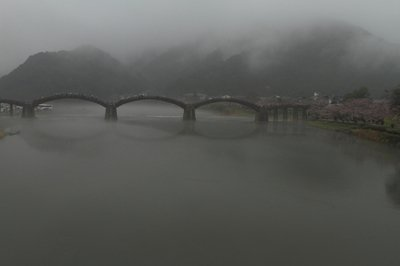
#> input picture photo/canon.jpg, 400 x 266 px
$ python '图像梯度.py'   (older library calls are emulated)
#> lines starting #> are read from the running program, lines starting #| are printed output that depends on the picture
# import  cv2
# import numpy as np
#
#
# # 定义sobel算子计算梯度，边缘检测
# def sobel_img(img):
#     # sobel 算子
#     grad_x = cv2.Sobel(img, cv2.CV_32F, 1, 0)
#     grad_y = cv2.Sobel(img, cv2.CV_32F, 0, 1)
#     # scharr 算子  效果更好
#     # grad_x = cv2.Scharr(img, cv2.CV_32F, 1, 0)
#     # grad_y = cv2.Scharr(img, cv2.CV_32F, 0, 1)
#     gradx = cv2.convertScaleAbs(grad_x)    # 先计算数组绝对值，后转化为8位无符号数
#     grady = cv2.convertScaleAbs(grad_y)
#     cv2.imshow('gradient_x', gradx)
#     cv2.imshow('gradient_y', grady)
#
#     gradxy = cv2.addWeighted(gradx, 0.5, grady, 0.5, 0)
#     cv2.imshow('gradient', gradxy)
#     # 平滑处理
#     gradxy_blur = cv2.GaussianBlur(gradxy, (3, 3), 0)
#     cv2.imshow('gradient_blur', gradxy_blur)
#
#
# # 定义拉普拉斯方式边缘检测
# def lapalian_img(img):
#     # res = cv2.Laplacian(img, cv2.CV_32F)
#     # lpls = cv2.convertScaleAbs(res)
#     # cv2.imshow('lapalian_img', lpls)
#
#     # 自定义算子，边缘检测
#     kernel = np.array([[1, 1, 1], [1, -8, 1], [1, 1, 1]])
#     res = cv2.filter2D(img, cv2.CV_32F, kernel=kernel)
#     lpls = cv2.convertScaleAbs(res)
#     cv2.imshow('lapalian_free', lpls)
#
#
# if __name__ == '__main__':
#     img = cv2.imread('E:\\pyitem\\opencv_img\\photo\\canon.jpg')
#     sobel_img(img)
#     # lapalian_img(img)
#     cv2.waitKey(0)
#     cv2.destroyAllWindows()
#
# #
#--------------------------------------手写版-----------------------------------------
import cv2
import numpy as np
import math
#
# def non_maximum_suppression(dx_gray, dy_gray, df_gray):
#     '''
#     dx_gray:x方向梯度矩阵
#     dy_gray:y方向梯度矩阵
#     df_gray:梯度强度矩阵
#     '''
#     df_gray = np.pad(df_gray, ((1, 1), (1, 1)), constant_values=0)  # 填充
#     h, w = df_gray.shape
#     for i in range(1, h - 1):
#         for j in range(1, w - 1):
#             if df_gray[i, j] != 0:
#                 # gx = math.fabs(dx_gray[i - 1, j - 1])
#                 # gy = math.fabs(dy_gray[i - 1, j - 1])
#                 # if gx > gy:
#                 #     weight = gy / gx
#                 #     grad1 = df_gray[i + 1, j]
#                 #     grad2 = df_gray[i - 1, j]
#                 #     if gx * gy > 0:
#                 #         grad3 = df_gray[i + 1, j + 1]
#                 #         grad4 = df_gray[i - 1, j - 1]
#                 #     else:
#                 #         grad3 = df_gray[i + 1, j - 1]
#                 #         grad4 = df_gray[i - 1, j + 1]
#                 # else:
#                 #     weight = gx / gy
#                 #     grad1 = df_gray[i, j + 1]
#                 #     grad2 = df_gray[i, j - 1]
#                 #     if gx * gy > 0:
#                 #         grad3 = df_gray[i + 1, j + 1]
#                 #         grad4 = df_gray[i - 1, j - 1]
#                 #     else:
#                 #         grad3 = df_gray[i + 1, j - 1]
#                 #         grad4 = df_gray[i - 1, j + 1]
#                 # t1 = weight * grad1 + (1 - weight) * grad3
#                 # t2 = weight * grad2 + (1 - weight) * grad4
#
#
#                 gx = dx_gray[i - 1, j - 1]
#                 gy = dy_gray[i - 1, j - 1]
#                 if gx*gy>0:
#                     gx = math.fabs(gx)
#                     gy = math.fabs(gy)
#                     if(gx>gy):
#                         weight = gy / gx
#                         grad1 = df_gray[i, j-1]
#                         grad2 = df_gray[i, j+1]
#                     else:
#                         weight = gx / gy
#                         grad1 = df_gray[i-1, j]
#                         grad2 = df_gray[i+1, j]
#                     grad3 = df_gray[i - 1, j - 1]
#                     grad4 = df_gray[i + 1, j + 1]
#                 else:
#                     gx = math.fabs(gx)
#                     gy = math.fabs(gy)
#                     if(gx>gy):
#                         weight = gy / gx
#                         grad1 = df_gray[i, j-1]
#                         grad2 = df_gray[i, j+1]
#                         grad3 = df_gray[i+1, j-1]
#                         grad4 = df_gray[i-1, j+1]
#                     else:
#                         weight = gx / gy
#                         grad1 = df_gray[i - 1, j]
#                         grad2 = df_gray[i + 1, j]
#                         grad3 = df_gray[i-1, j+1]
#                         grad4 = df_gray[i+1, j-1]
#                 t1 = (1-weight) * grad1 + weight * grad3
#                 t2 = (1-weight) * grad2 + weight * grad4
#                 if df_gray[i, j] > t1 and df_gray[i, j] > t2:
#                     df_gray[i, j] = df_gray[i, j]
#                 else:
#                     df_gray[i, j] = 0
#     return df_gray
#
img = cv2.imread('photo/canon.jpg')
#> img is the input picture: shape (266, 400, 3); mean B, G, R 90.2, 93.3, 91.8

#计算x轴（水平）、y轴（竖直）方向梯度
img = cv2.cvtColor(img, cv2.COLOR_BGR2GRAY)
#> img: shape (266, 400)
img = cv2.copyMakeBorder(img, 1, 1, 1, 1, cv2.BORDER_REPLICATE)
#> img: shape (268, 402)
img_x = img.copy()
img_y = img.copy()
for i in range(1, img.shape[0]-1):
    for j in range(1, img.shape[1]-1):
        img_x[i, j] = img[i+1, j] - img[i, j]   #y方向梯度 显示水平边缘
        img_y[i, j] = img[i, j+1] - img[i, j]    #x方向梯度 显示竖直边缘
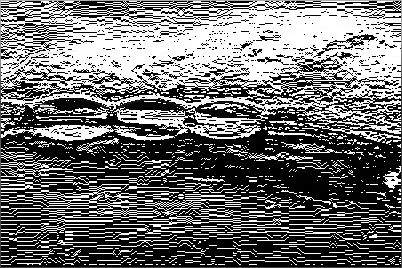
#> img_x: shape (268, 402); min 0, max 255, mean 110.4
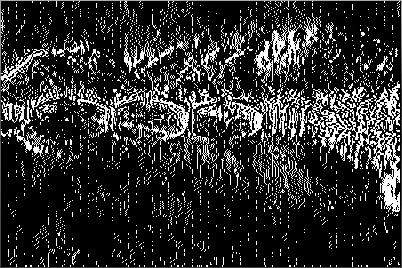
#> img_y: shape (268, 402); min 0, max 255, mean 44.9
img_x = img_x[1:img_x.shape[0]-1, 1:img_x.shape[1]-1]
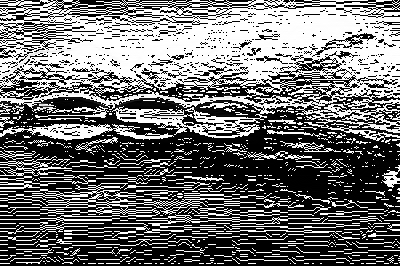
#> img_x: shape (266, 400); min 0, max 255, mean 110.4
img_y = img_y[1:img_y.shape[0]-1, 1:img_y.shape[1]-1]
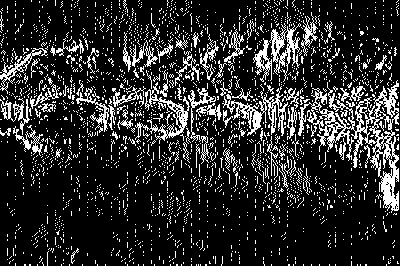
#> img_y: shape (266, 400); min 0, max 255, mean 44.1
cv2.imshow('x', img_x)
cv2.imshow('y', img_y)
print(img_y.shape)
#| (266, 400)
# [27 lines of commented-out code are left out]
cv2.waitKey(0)
cv2.destroyAllWindows()


# [103 lines of commented-out code are left out]
